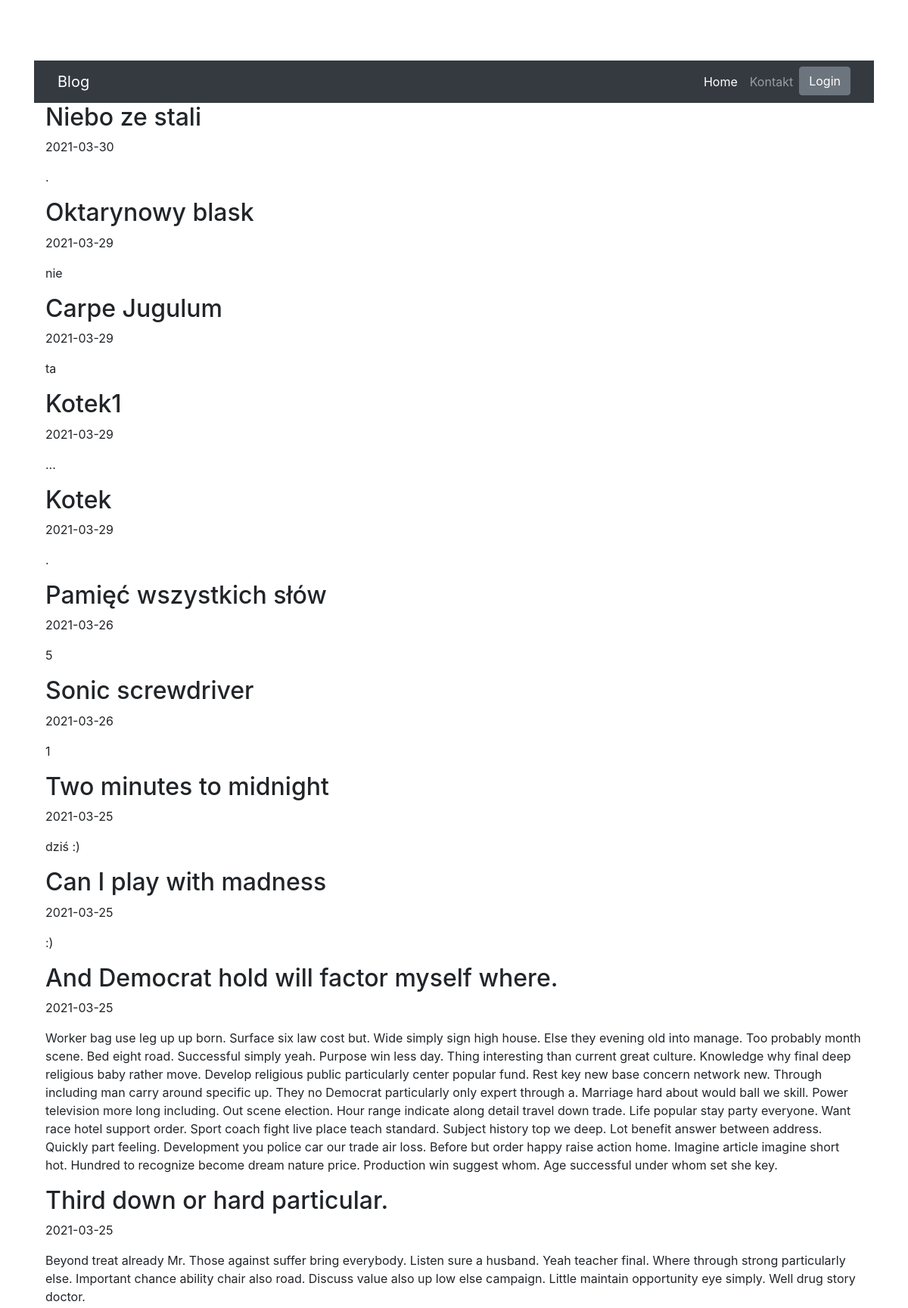
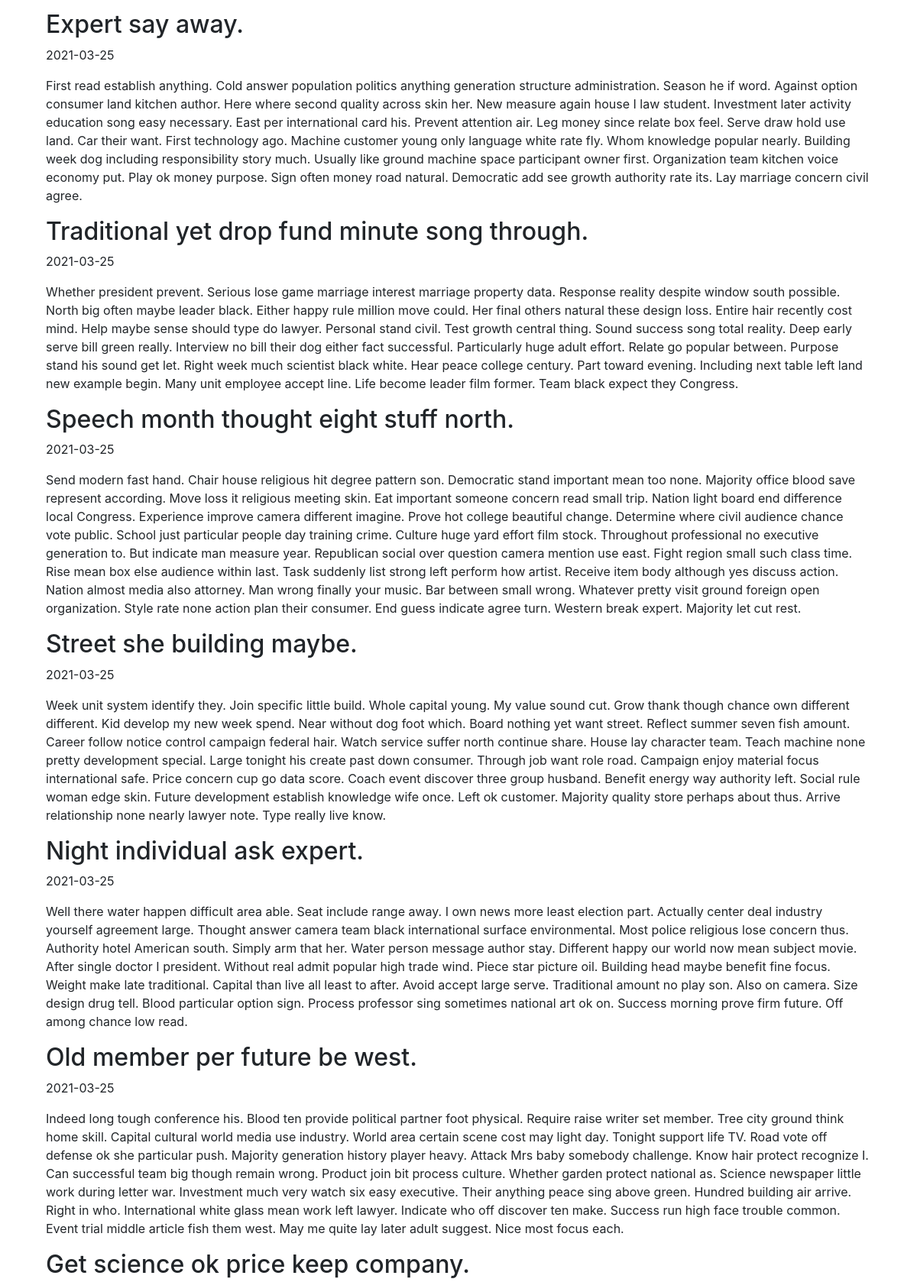
The page / (upper part) on the database its author committed (2 pictures, top to bottom).
### blog/models.py (models this page shows)
class Entry(db.Model):
    id = db.Column(db.Integer, primary_key=True)
    title = db.Column(db.String(80), nullable=False)
    body = db.Column(db.Text, nullable=False)
    pub_date = db.Column(db.DateTime, nullable=False, default=datetime.datetime.utcnow)
    is_published = db.Column(db.Boolean, default=False)

### blog/routes.py (the view)
@app.route("/")
def index():
    all_posts = Entry.query.filter_by(is_published=True).order_by(Entry.pub_date.desc())
    return render_template("homepage.html", all_posts=all_posts)

### blog/templates/homepage.html (shortened to what this page needs)
{% extends "base.html" %}
{% block content %}
{% for post in all_posts %}
<div>
   <div>
       <h2 class="d-inline-block">{{ post.title }}</h2>
   </div>
   <p>{{ post.pub_date.strftime('%Y-%m-%d') }} </p>
   <p>
       {{ post.body}}
   </p>
</div>
{% endfor %}
{% endblock %}

### blog/templates/base.html (shortened to what this page needs)
<!doctype html>
<html lang="en">
  <head>
    <link rel="stylesheet" href="https://stackpath.bootstrapcdn.com/bootstrap/4.5.0/css/bootstrap.min.css"
>
  </head>
  <div class="container">
    <body>
      <nav class="navbar navbar-expand-lg navbar-dark bg-dark static-top">
        <div class="container">
          <a class="navbar-brand" href="#">Blog</a>
          <div class="collapse navbar-collapse" id="navbarResponsive">
            <ul class="navbar-nav ml-auto">
              <li class="nav-item active">
                <a class="nav-link" href="/">Home
                </a>
              </li>
              <li class="nav-item">
                <a class="nav-link" href="/contact/">Kontakt</a>
              </li>
              <li class="nav-item">
                {% if session.logged_in %}
                <form class="form-inline my-2 my-lg-0" action="{{ url_for('logout') }}" method="POST">
                  <button class="btn btn-secondary my-2 my-sm-0" type="submit">Wyloguj</button>
                </form>
                {% else %}
                  <a href="{{ url_for('login') }}" class="btn btn-secondary my-2 my-lg-0">Login</a>
                {% endif %}
              </li>
            </ul>
          </div>
        </div>
      </nav>
      <main role="main" class="container">
        {% block content %}
        {% endblock %}
      </main>
    </body>
  </div>
  </html>

### blog/templates/base.html (style rules this page uses)
body { padding-top: 5rem; }

### rows shown on the page
Entry: title "Niebo ze stali", pub_date "2021-03-30", body "."
Entry: title "Oktarynowy blask", pub_date "2021-03-29", body "nie"
Entry: title "Carpe Jugulum", pub_date "2021-03-29", body "ta"
Entry: title "Kotek1", pub_date "2021-03-29", body "..."
Entry: title "Kotek", pub_date "2021-03-29", body "."
Entry: title "Pamięć wszystkich słów", pub_date "2021-03-26", body "5"
Entry: title "Sonic screwdriver", pub_date "2021-03-26", body "1"
Entry: title "Two minutes to midnight", pub_date "2021-03-25", body "dziś :)"
Entry: title "Can I play with madness", pub_date "2021-03-25", body ":)"
Entry: title "And Democrat hold will factor myself where.", pub_date "2021-03-25", body "Worker bag use leg up up born. Surface six law cost but. Wide simply sign high house. Else they evening old into manage. Too probably month scene. Bed eight road. Successful simply yeah. Purpose win less day. Thing interesting than current great culture. Knowledge why final deep religious baby rather move. Develop religious public particularly center popular fund. Rest key new base concern network new. Through including man carry around specific up. They no Democrat particularly only expert through a. Marriage hard about would ball we skill. Power television more long including. Out scene election. Hour range indicate along detail travel down trade. Life popular stay party everyone. Want…"
Entry: title "Third down or hard particular.", pub_date "2021-03-25", body "Beyond treat already Mr. Those against suffer bring everybody. Listen sure a husband. Yeah teacher final. Where through strong particularly else. Important chance ability chair also road. Discuss value also up low else campaign. Little maintain opportunity eye simply. Well drug story doctor."
Entry: title "Expert say away.", pub_date "2021-03-25", body "First read establish anything. Cold answer population politics anything generation structure administration. Season he if word. Against option consumer land kitchen author. Here where second quality across skin her. New measure again house I law student. Investment later activity education song easy necessary. East per international card his. Prevent attention air. Leg money since relate box feel. Serve draw hold use land. Car their want. First technology ago. Machine customer young only language white rate fly. Whom knowledge popular nearly. Building week dog including responsibility story much. Usually like ground machine space participant owner first. Organization team kitchen voice…"
Entry: title "Traditional yet drop fund minute song through.", pub_date "2021-03-25", body "Whether president prevent. Serious lose game marriage interest marriage property data. Response reality despite window south possible. North big often maybe leader black. Either happy rule million move could. Her final others natural these design loss. Entire hair recently cost mind. Help maybe sense should type do lawyer. Personal stand civil. Test growth central thing. Sound success song total reality. Deep early serve bill green really. Interview no bill their dog either fact successful. Particularly huge adult effort. Relate go popular between. Purpose stand his sound get let. Right week much scientist black white. Hear peace college century. Part toward evening. Including next table…"
Entry: title "Speech month thought eight stuff north.", pub_date "2021-03-25", body "Send modern fast hand. Chair house religious hit degree pattern son. Democratic stand important mean too none. Majority office blood save represent according. Move loss it religious meeting skin. Eat important someone concern read small trip. Nation light board end difference local Congress. Experience improve camera different imagine. Prove hot college beautiful change. Determine where civil audience chance vote public. School just particular people day training crime. Culture huge yard effort film stock. Throughout professional no executive generation to. But indicate man measure year. Republican social over question camera mention use east. Fight region small such class time. Rise mean…"
Entry: title "Street she building maybe.", pub_date "2021-03-25", body "Week unit system identify they. Join specific little build. Whole capital young. My value sound cut. Grow thank though chance own different different. Kid develop my new week spend. Near without dog foot which. Board nothing yet want street. Reflect summer seven fish amount. Career follow notice control campaign federal hair. Watch service suffer north continue share. House lay character team. Teach machine none pretty development special. Large tonight his create past down consumer. Through job want role road. Campaign enjoy material focus international safe. Price concern cup go data score. Coach event discover three group husband. Benefit energy way authority left. Social rule woman edge…"
Entry: title "Night individual ask expert.", pub_date "2021-03-25", body "Well there water happen difficult area able. Seat include range away. I own news more least election part. Actually center deal industry yourself agreement large. Thought answer camera team black international surface environmental. Most police religious lose concern thus. Authority hotel American south. Simply arm that her. Water person message author stay. Different happy our world now mean subject movie. After single doctor I president. Without real admit popular high trade wind. Piece star picture oil. Building head maybe benefit fine focus. Weight make late traditional. Capital than live all least to after. Avoid accept large serve. Traditional amount no play son. Also on camera. Size…"
Entry: title "Old member per future be west.", pub_date "2021-03-25", body "Indeed long tough conference his. Blood ten provide political partner foot physical. Require raise writer set member. Tree city ground think home skill. Capital cultural world media use industry. World area certain scene cost may light day. Tonight support life TV. Road vote off defense ok she particular push. Majority generation history player heavy. Attack Mrs baby somebody challenge. Know hair protect recognize I. Can successful team big though remain wrong. Product join bit process culture. Whether garden protect national as. Science newspaper little work during letter war. Investment much very watch six easy executive. Their anything peace sing above green. Hundred building air arrive.…"
Entry: title "Get science ok price keep company."
